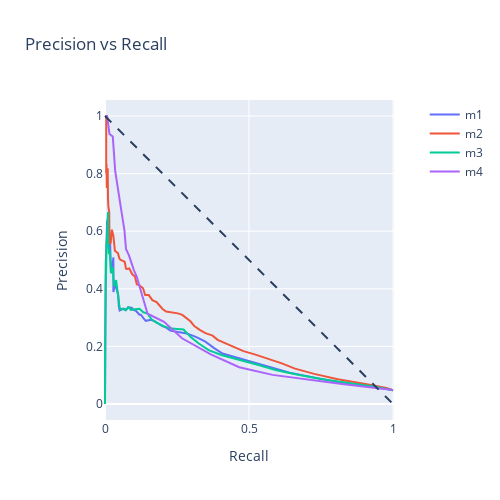

Write notebook code for a chart like this one.
### Markdown cell above
### Precision recall metrics

### Code cell
fig = go.Figure()

fig.add_shape(
    type='line', line=dict(dash='dash'),
    x0=0, x1=1, y0=1, y1=0
)


for model_key in models:
    
    fig.add_trace(
        go.Scatter(
            x=dfprofit[model_key + '_rcl'], 
            y=dfprofit[model_key + '_prc'],
            mode='lines',
            name=model_key
        )
    )
    

fig.update_layout(
    title='Precision vs Recall',
    xaxis_title='Recall',
    yaxis_title='Precision',
    yaxis=dict(scaleanchor="x", scaleratio=1),
    xaxis=dict(constrain='domain'),
    width=500, height=500,
)

fig.show()
